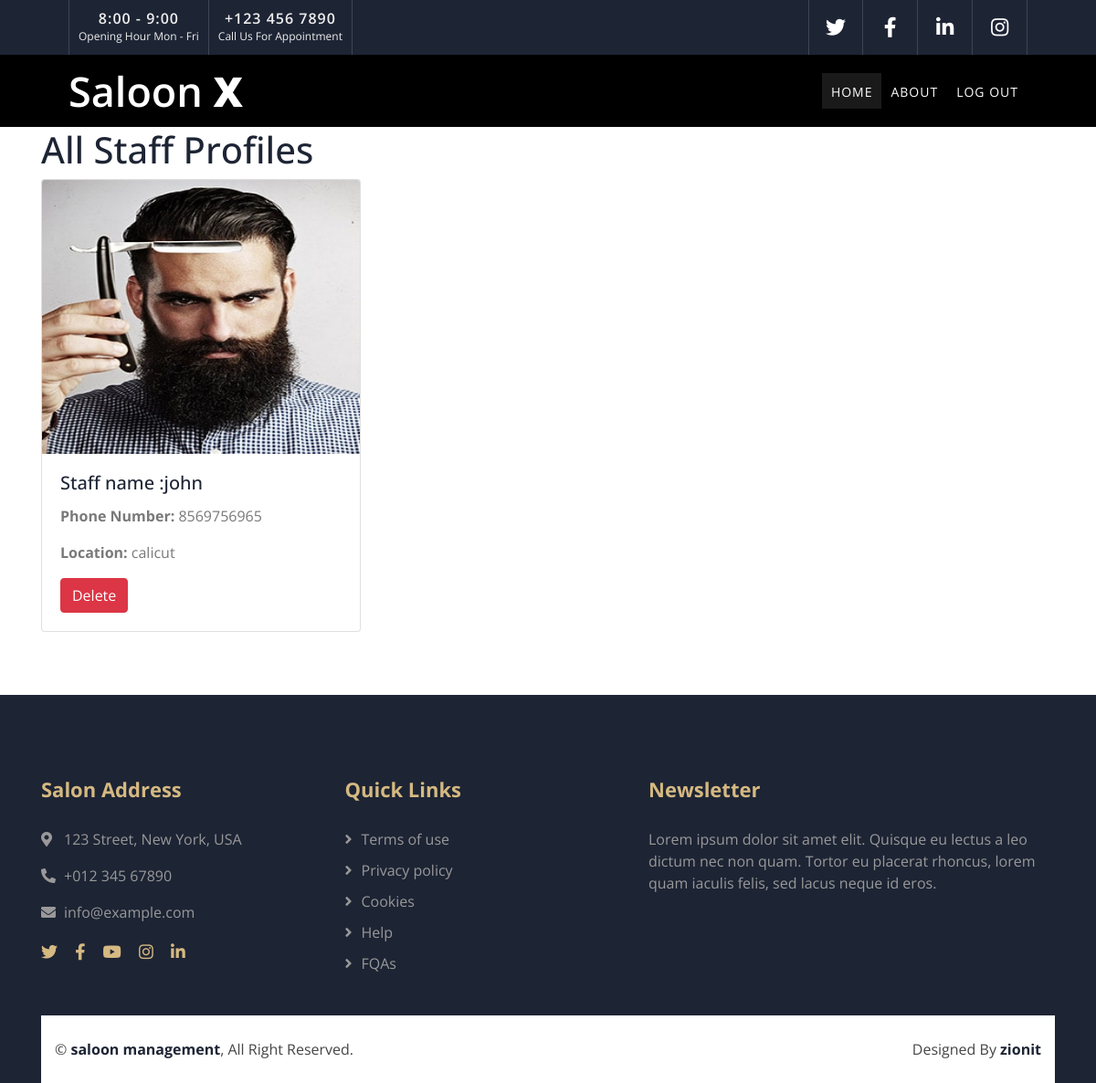
The app's page /packages/view_staff_profiles/ with its own data.
### packages/models.py (models this page shows)
class staffProfile(models.Model):
    username=models.CharField(max_length=100)
    phone_number = models.CharField(max_length=15)
    location = models.CharField(max_length=255)
    photo = models.ImageField(upload_to='package_images/', null=True, blank=True)

### packages/views.py (the view)
# urls.py: path('view_staff_profiles/', views.view_staff_profiles, name='view_staff_profiles'),
def view_staff_profiles(request):
    profiles = staffProfile.objects.all()
    return render(request, 'packages/view_staff_profile.html', {'profiles': profiles})

### templates/packages/view_staff_profile.html
{% extends "website/viewpage.html" %}
{% block content %}
<div class="container " style="padding-top: 80px;">
  <h1>All Staff Profiles</h1>
  <div class="row">
    {% for profile in profiles %}
    <div class="col-md-4 mb-4">
      <div class="card">
        {% if profile.photo %}
        <img src="{{ profile.photo.url }}" class="card-img-top" alt="{{ profile.username }}'s Photo" height="300">
        {% endif %}
        <div class="card-body">
          <h5 class="card-title">Staff name :{{ profile.username }}</h5>
          <p class="card-text"><strong>Phone Number:</strong> {{ profile.phone_number }}</p>
          <p class="card-text"><strong>Location:</strong> {{ profile.location }}</p>
          <a href="{% url 'delete_staff_profile' profile.id %}" class="btn btn-danger">Delete</a>
        </div>
      </div>
    </div>
    {% endfor %}
  </div>
</div>
{% endblock %}

### static/css/style.css (style rules this page uses)
body { color: #797979; background: #ffffff; font-family: 'Open Sans', sans-serif; }
h1, h2, h3, h4, h5, h6 { color: #1d2434; }
a { color: #454545; transition: .3s; }

### records on screen
staffProfile: photo (picture), username "john", phone_number "8569756965", location "calicut"
